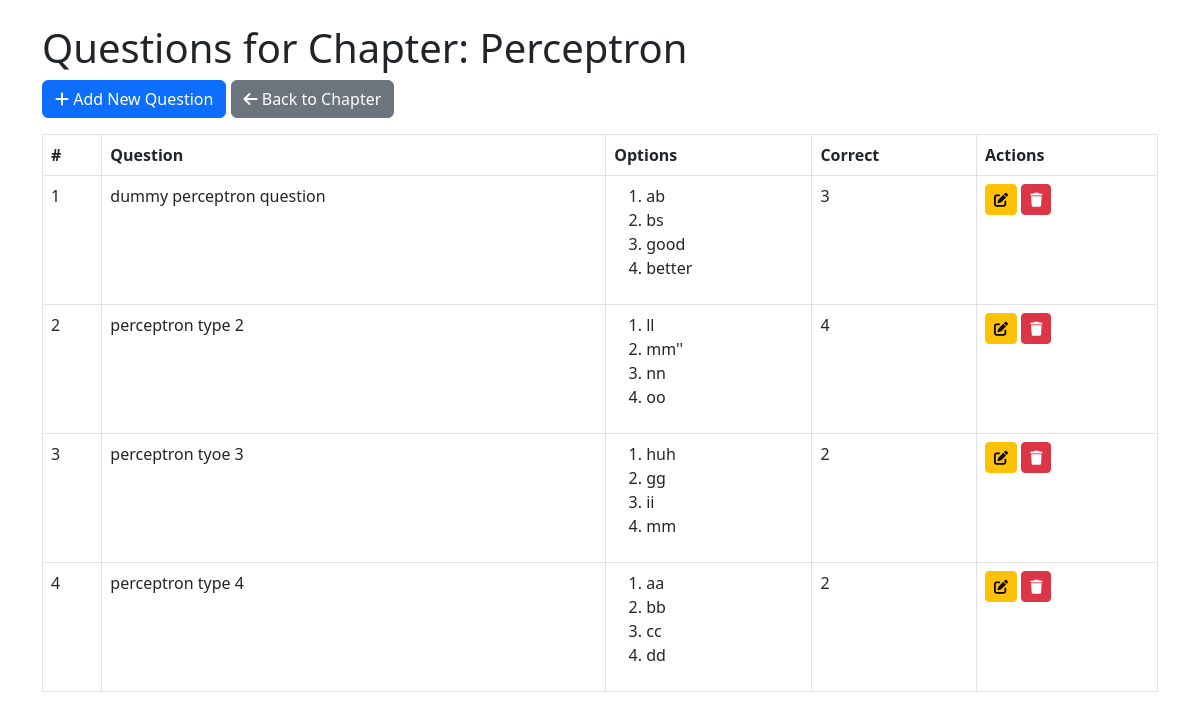
The page /view_chapter_questions/1 (signed in) on the database its author committed.
### models.py (models this page shows)
class Chapter(db.Model):
    __tablename__ = 'chapters'
    id = db.Column(db.Integer, primary_key=True)
    name = db.Column(db.String(100), nullable=False)
    subject_id = db.Column(db.Integer, db.ForeignKey('subjects.id'), nullable=False)
    questions = db.relationship('Question', backref='chapter', lazy=True, cascade='all, delete-orphan')
    quizzes = db.relationship('Quiz', backref='chapter', lazy=True, cascade='all, delete-orphan')

class Question(db.Model):
    __tablename__ = 'questions'
    id = db.Column(db.Integer, primary_key=True)
    question_text = db.Column(db.String(500), nullable=False)
    option1 = db.Column(db.String(200), nullable=False)
    option2 = db.Column(db.String(200), nullable=False)
    option3 = db.Column(db.String(200), nullable=False)
    option4 = db.Column(db.String(200), nullable=False)
    correct_option = db.Column(db.String(200), nullable=False)
    chapter_id = db.Column(db.Integer, db.ForeignKey('chapters.id', ondelete='CASCADE'), nullable=False)
    quiz_assignments = db.relationship('QuizQuestion', backref='question', lazy=True, cascade='all, delete-orphan')

### controllers/default_controllers.py (the view)
@app.route('/view_chapter_questions/<int:chapter_id>')
def view_chapter_questions(chapter_id):
    if 'admin_name' not in session:
        flash('You need to log in as admin first.', 'warning')
        return redirect(url_for('home'))
    chapter = Chapter.query.get_or_404(chapter_id)
    questions = Question.query.filter_by(chapter_id=chapter_id).all()
    return render_template('view_chapter_questions.html', chapter=chapter, questions=questions)

### templates/view_chapter_questions.html (shortened to what this page needs)
<!DOCTYPE html>
<html lang="en">
<head>
    <link href="https://cdn.jsdelivr.net/npm/bootstrap@5.3.0-alpha1/dist/css/bootstrap.min.css" rel="stylesheet">
    <link href="https://cdnjs.cloudflare.com/ajax/libs/font-awesome/6.0.0/css/all.min.css" rel="stylesheet">
</head>
<body>
    <div class="container mt-4">
        <h1>Questions for Chapter: {{ chapter.name }}</h1>
        <div class="mb-3">
            <a href="{{ url_for('add_question', chapter_id=chapter.id) }}" class="btn btn-primary">
                <i class="fas fa-plus"></i> Add New Question
            </a>
            <a href="{{ url_for('edit_subject', subject_id=chapter.subject_id) }}" class="btn btn-secondary">
                <i class="fas fa-arrow-left"></i> Back to Chapter
            </a>
        </div>
        {% if questions %}
            <div class="table-responsive">
                <table class="table table-bordered">
                    <thead>
                        <tr>
                            <th>#</th>
                            <th>Question</th>
                            <th>Options</th>
                            <th>Correct</th>
                            <th>Actions</th>
                        </tr>
                    </thead>
                    <tbody>
                        {% for question in questions %}
                            <tr>
                                <td>{{ loop.index }}</td>
                                <td>{{ question.question_text }}</td>
                                <td>
                                    <ol>
                                        <li>{{ question.option1 }}</li>
                                        <li>{{ question.option2 }}</li>
                                        <li>{{ question.option3 }}</li>
                                        <li>{{ question.option4 }}</li>
                                    </ol>
                                </td>
                                <td>{{ question.correct_option }}</td>
                                <td>
                                    <a href="{{ url_for('edit_question', question_id=question.id) }}" class="btn btn-warning btn-sm">
                                        <i class="fas fa-edit"></i>
                                    </a>
                                    <a href="{{ url_for('delete_question', question_id=question.id) }}" class="btn btn-danger btn-sm" onclick="return confirm('Are you sure you want to delete this question?')">
                                        <i class="fas fa-trash"></i>
                                    </a>
                                </td>
                            </tr>
                        {% endfor %}
                    </tbody>
                </table>
            </div>
        {% else %}
            <div class="alert alert-info">
                No questions found for this chapter. Use the button above to add questions.
            </div>
        {% endif %}
    </div>
</body>
</html>

### rows shown on the page
Chapter: name "Perceptron"
Question: question_text "dummy perceptron question", option1 "ab", option2 "bs", option3 "good", option4 "better", correct_option "3"
Question: question_text "perceptron type 2", option1 "ll", option2 "mm''", option3 "nn", option4 "oo", correct_option "4"
Question: question_text "perceptron tyoe 3", option1 "huh", option2 "gg", option3 "ii", option4 "mm", correct_option "2"
Question: question_text "perceptron type 4", option1 "aa", option2 "bb", option3 "cc", option4 "dd", correct_option "2"
